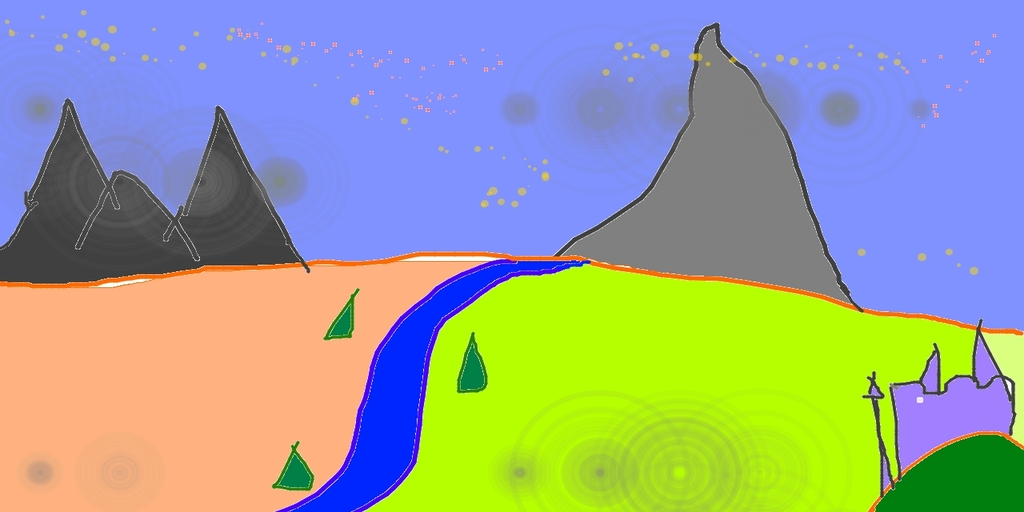
#> input picture 24년도/01-04,05/1.오픈CV기초/sample.jpg, 1024 x 512 px
$ jupyter execute '01. OpenCV기초.ipynb'   (shell and % lines are left out)
#> lines starting #> are read from the running program, lines starting #| are printed output that depends on the picture; after the words box and inside, x2 and y2 are one past the last pixel; in counts of white or black regions, pixels touching at a corner belong together
### <div class="alert alert-block alert-info"> [Part1] openCV란
- OpenCV는 Open Source Computer Vision의 약자로 영상 처리에 사용할 수 있는 오픈 소스 라이브러리 입니다. 컴퓨터가 사람의 눈처럼 인식할 수 있게 처리해주는 역할을 하기도 하며, 우리가 많이 사용하는 카메라 어플에서도 OpenCV가 사용하기도 한다.
    - 공장에서 제품 검사할 때
    - 의료 영상 처리 및 보정 그리고 판단
    - CCTV영상
    - 로보틱스

- openCV는 파이썬에서 이미지를 읽을때 numpy Array로 변환해서 읽음 (참고: PILLOW 모듈은 사용자가 별도로 array로 변환해야함.)
- 파이썬 openCV강좌 보기 (openCV는 딥러닝에 필수인 array 학습용으로만 학습함)
    - https://076923.github.io/posts/Python-opencv-1/

### <div class="alert alert-block alert-info"> [Part2] openCV를 이용한 이미지 읽기 및 출력
- cv2.imread(파일명, 읽기옵션)

[cell 1]
###########################
## 화면출력물보기, 화면 우측 하단에 이미지 창 생성됨
## 이미지 창의 X 표시를 눌러 종료함.
###############################

import cv2
img_color=cv2.imread('sample.jpg', cv2.IMREAD_COLOR)
#> img_color is the input picture: shape (512, 1024, 3); mean B, G, R 152.1, 162.1, 152.3
print(img_color[0])   #openCV는 읽으면서 array로 변환함
#> (printed output is left out)
print(img_color.shape)
#| (512, 1024, 3)

cv2.namedWindow("Window")  # 창이름 지정,  사용자 임의지정, 필수는 아님
cv2.imshow('Window',img_color)
cv2.waitKey(0)  # 사용자가 화면을 닫을때까지 열려있음, 함수 매개 변수로 넣는 키 입력 대기 시간은 ms 단위이고 0이면 무한대기이다.
#cv2.destroyAllwindows()

[cell 2]
###########################
## 화면출력물보기, 화면 우측 하단에 이미지 창 생성됨
## 이미지창의 'x' 또는 키보드의 'a'키를 누르면 종료함
###############################

import cv2
img_color=cv2.imread('sample.jpg', cv2.IMREAD_COLOR)
img_color[0], img_color.shape

cv2.imshow('windows',img_color)  # cv2.imhsow('창이름',이미지파일)
inputKeyValue=cv2.waitKey(0)  # 사용자가 화면을 닫을때까지 열려있음, 함수 매개 변수로 넣는 키 입력 대기 시간은 ms 단위이고 0이면 무한대기이다.
#> (key q is pressed here)

if inputKeyValue==ord('a'):
    print('a키를 누르셨습니다. 종료하겠습니다')
    cv2.destroyWindow('color img') # 'color img'  창닫기
print(inputKeyValue)

#### ascii코드 참고(이코드 가장 하단에 코드있음)

[cell 3]
##  좌표이동 https://diytube.tistory.com/21

import cv2
img_color=cv2.imread('sample.jpg', cv2.IMREAD_COLOR)

x, y = 200, 200
title = 'KeyBoard Control'
img=img_color.copy()

while True:
    cv2.imshow(title, img)
    cv2.moveWindow(title, x, y)
    key = cv2.waitKey(0) & 0xFF # 키보드 입력 대기, 8비트 마스크 처리
#> (key q is pressed here)
    print(key, chr(key))        # 키보드 입력 값, 문자 값 출력
    if key == ord('a'):
        x -= 10                 # a가 입력되면 왼쪽으로 이동

    elif key == ord('s'):
        y += 10                 # s가 입력되면 아래로 이동

    elif key == ord('w'):
        y -= 10                 # d가 입력되면 위로 이동

    elif key == ord('d'):
        x += 10                 # w가 입력되면 오른쪽으로 이동

    elif key == ord('q') or key == 27:

        cv2.destroyWindow(title) # q이거나 esc이면 종료.
        break
    cv2.moveWindow(title, x, y) # 새로운 좌표로 창 이동

[cell 4]
### 효과지정_ 흑백으로 출력하기
## https://076923.github.io/posts/Python-opencv-1/

import cv2
img=cv2.imread('sample.jpg', cv2.IMREAD_COLOR)

gray = cv2.cvtColor(img, cv2.COLOR_BGR2GRAY)
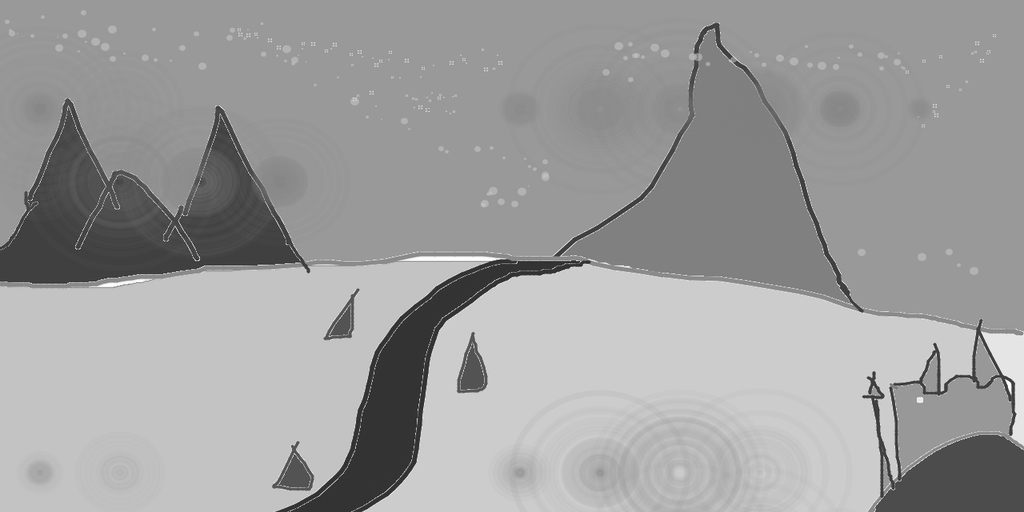
#> gray: shape (512, 1024); min 30, max 255, mean 158
ret,dst = cv2.threshold(gray, 100, 255, cv2.THRESH_BINARY)
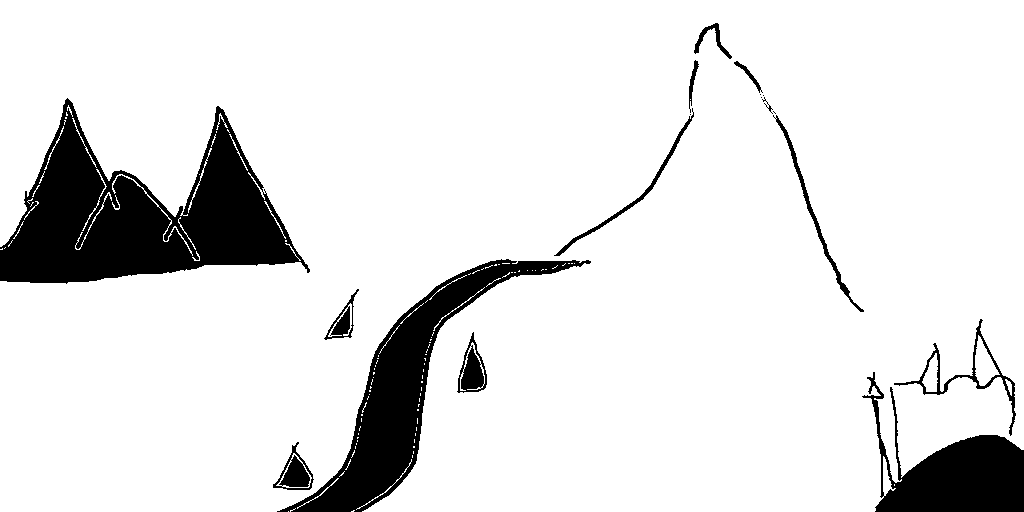
#> dst: shape (512, 1024); 88.8% white; 18 black regions (5 under 20 px), largest, box (x1, y1, x2, y2) and area: (0, 98, 310, 284) 28197, (277, 259, 591, 512) 15663, (862, 372, 1024, 512) 9249
cv2.imshow('sample',dst)
cv2.waitKey(0)

### <div class="alert alert-block alert-info"> [Part3] openCV에서 이미지 cv2.COLOR_BGR2RGB
- 오픈CV는 이미지를 읽을때 rgb를 bgr로 배열함
- 오픈cv의 cv2.imshow 로 출력할때는 openCV에서 자체적으로 rgb로 다시 변환해주시만 plt.imshow로 볼때는 rgb가 아닌 bgr로 출력됨으로
  사용자가 rgb로 변환하여야 함.

[cell 5]
###############################
###
##############################
import cv2
from PIL import Image
import matplotlib.pyplot as plt
plt.rcParams['font.family'] ='Malgun Gothic'  #한글깨짐해결
plt.rcParams['axes.unicode_minus'] =False  # 마이너스 기호 깨짐 방지

plt.figure(figsize=(10,3))
plt.subplot(1,3,1)
img=Image.open('sample.jpg')
plt.imshow(img)
plt.title('rgb이미지, 정상이미지')

plt.subplot(1,3,2)
img=cv2.imread('sample.jpg')
plt.imshow(img)
plt.title('bgr이미지')


plt.subplot(1,3,3)
img=cv2.imread('sample.jpg')
img=cv2.cvtColor(img, cv2.COLOR_BGR2RGB)
plt.imshow(img)
plt.title('openCVrgb이미지, 정상이미지')
#> figure, not shown here; B, G, R data is drawn as R, G, B

[cell 6]
###########################################
### (참고) 사용자가 직접 rgb의 위치값을 변경할수도 있음.
### 이러한 작업을 swap라함 (코딩테스트용)
### swap를 이용한 bgr를 rgb로 변경
#############################################
img=cv2.imread('sample.jpg')   # BGR로 읽힘

class my():
    def BgrRGB(img):
        tmp=img.copy()      #파이썬에선 .copy를 사용하여 swap을 해줌
        img[:,:,0]=tmp[:,:,2]
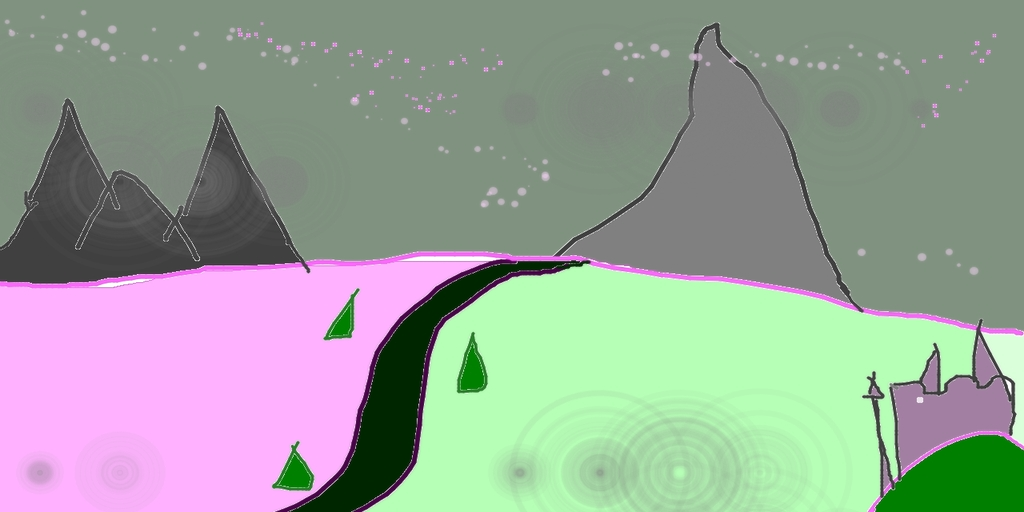
#> img: shape (512, 1024, 3); mean B, G, R 152.3, 162.1, 152.3
        img[:,:,2]=tmp[:,:,0]

        return img

img=my.BgrRGB(img)

plt.imshow(img)

### <div class="alert alert-block alert-info"> [Part4] (참고) 읽기 옵션 함수화

[cell 7]
dog=cv2.imread('dog.jpg')
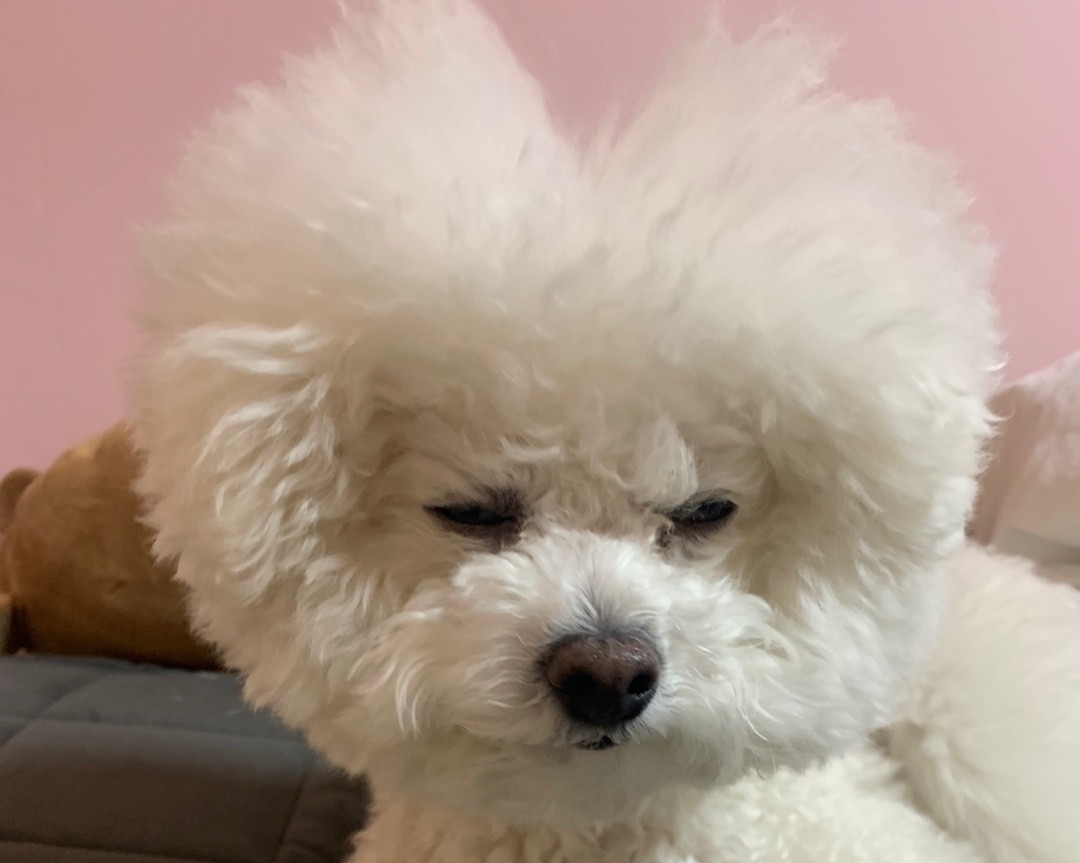
#> input picture 24년도/01-04,05/1.오픈CV기초/dog.jpg, 1080 x 863 px
#> dog is the input picture: shape (863, 1080, 3); mean B, G, R 139.4, 152.9, 172.9
dog=cv2.cvtColor(dog,cv2.COLOR_RGB2BGR)
dog=cv2.resize(dog,dsize=(118-78,40-7),interpolation=cv2.INTER_LINEAR)
#> dog: shape (33, 40, 3)
plt.figure(figsize=(2,2))
plt.imshow(dog)

[cell 8]
import cv2
import matplotlib.pyplot
img=cv2.imread('navi.png')
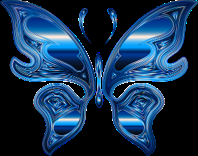
#> input picture 24년도/01-04,05/1.오픈CV기초/navi.png, 198 x 156 px
#> img is the input picture: shape (156, 198, 3); mean B, G, R 80.5, 51.2, 22.5

img=cv2.cvtColor(img,cv2.COLOR_RGB2BGR)
import matplotlib.pyplot as plt
plt.imshow(img[7:40,78:118,:])

[cell 9]
import cv2
img=cv2.imread('navi.png')

img=cv2.cvtColor(img,cv2.COLOR_RGB2BGR)
import matplotlib.pyplot as plt
plt.imshow(img[7:40,78:118,:])

[cell 10]
import cv2
img=cv2.imread('navi.png',cv2.IMREAD_UNCHANGED)
#> img: shape (156, 198, 4)

imggry=cv2.imread('navi.png',0)
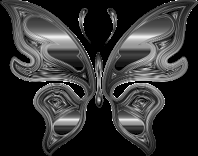
#> imggry: shape (156, 198); min 0, max 255, mean 51.1
#img.shape
img=cv2.imread('navi.png')
img

[cell 11]
import cv2
import matplotlib.pyplot as plt
import numpy as np

imgList=['sample.jpg','pen.png','navi.png']

plt.figure(figsize=(10,3))
for cnt,file in enumerate(imgList):
    img=cv2.imread(file, cv2.IMREAD_COLOR)
    plt.subplot(1,len(imgList),cnt+1)
    plt.imshow(img)
    plt.title('fileName: {0}, \n shape: {1})'.format(file,np.shape(img)))
#> figure, not shown here; B, G, R data is drawn as R, G, B

[cell 12]
########################################
### 함수제작
#########################################

import cv2
import matplotlib.pyplot as plt
import numpy as np

def imgRead(file,option=cv2.IMREAD_COLOR): #option=1
    img=cv2.imread(file,option)
    return img

def chart(imgList,option):
    plt.figure(figsize=(10,3))
    for cnt,file in enumerate(imgList):
        img=imgRead(file,option)
        plt.subplot(1,len(imgList),cnt+1)
        plt.imshow(img)
        plt.title('fileName: {0}, \n shape: {1})'.format(file,np.shape(img)))

imgList=['sample.jpg','pen.png','navi.png']
chart(imgList,-1)
#> figure, not shown here; B, G, R data is drawn as R, G, B

[cell 13]
###################################
### 클래스
### 가능하다면 - 생성자 및 상속으로 변경하여서도 작업하여 봅니다.
###################################
class my:


    def imgRead(file,option=cv2.IMREAD_COLOR): #option=1
        img=cv2.imread(file,option)
        return img

    def chart(imgList,option):
        plt.figure(figsize=(10,3))
        for cnt,file in enumerate(imgList):
            img=imgRead(file,option)
            plt.subplot(1,len(imgList),cnt+1)
            plt.imshow(img)
            plt.title('fileName: {0}, \n shape: {1})'.format(file,np.shape(img)))

imgList=['sample.jpg','pen.png','navi.png']
aa=my
aa.chart(imgList,-1)

### <div class="alert alert-block alert-info"> [Part5] 이미지의 관심영역(ROI)에 대한 처리
-  ROI: (Region of Interest, ROI: 이미지 내에서 관심 영역 )

[cell 14]
import cv2
import matplotlib.pyplot as plt
img=cv2.imread('dog.jpg',cv2.IMREAD_COLOR)   # rgb 3채널로 읽음
img=cv2.cvtColor(img, cv2.COLOR_BGR2RGB)    # plt.imshow로 보기 위하여서 bgr를 rgb로 변환

plt.rcParams['font.family'] ='Malgun Gothic'  #한글깨짐해결
plt.rcParams['axes.unicode_minus'] =False  # 마이너스 기호 깨짐 방지

plt.figure(figsize=(10,3))
plt.subplot(1,3,1)
plt.imshow(img)
plt.title('원본이미지')

plt.subplot(1,3,2)
roi=img[400:600, 250:500]
plt.imshow(roi)
plt.title('행(400:600), 열(250:500)')

plt.subplot(1,3,3)
roi=img[600:, 500:]
#> roi: shape (263, 580, 3)
plt.imshow(roi)
plt.title('행(600이후), 열(500이후)')

###  5-1 이미지의 일정 영역 검정색으로

[cell 15]
import cv2
import matplotlib.pyplot as plt
img=cv2.imread('dog.jpg',cv2.IMREAD_COLOR)   # rgb 3채널로 읽음
img=cv2.cvtColor(img, cv2.COLOR_BGR2RGB)    # plt.imshow로 보기 위하여서 bgr를 rgb로 변환


plt.figure(figsize=(10,3))
plt.subplot(1,3,1)
plt.imshow(img)
plt.title('원본이미지')

plt.subplot(1,3,2)
img[400:600, 250:500]=0   # 이 영역에 흰색(0,0,0)으로 변경
plt.imshow(img)
plt.title('행(400:600), 열(250:500)')

plt.subplot(1,3,3)
img[600:, 500:]=255      # 위에 일정영역은 흰색으로 변경되었고, 또 600:,500: 이후는 검정색 255로 변경됨
plt.imshow(img)
plt.title('행(600이후), 열(500이후)')

#####  5-2 다른 이미지 넣기

[cell 16]
img=cv2.imread('sample.jpg',cv2.IMREAD_COLOR)   # rgb 3채널로 읽음
img=cv2.cvtColor(img, cv2.COLOR_BGR2RGB)    # plt.imshow로 보기 위하여서 bgr를 rgb로 변환
dog=cv2.imread('dog.jpg', cv2.IMREAD_COLOR)
dog=cv2.cvtColor(dog, cv2.COLOR_BGR2RGB)
dog=cv2.resize(dog, (600-200,400-100))
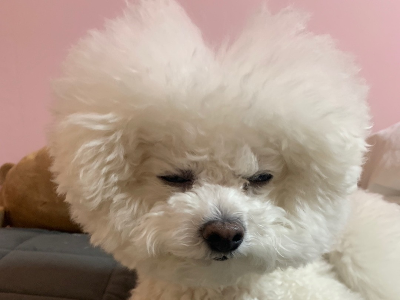
#> dog: shape (300, 400, 3); mean R, G, B 172.8, 152.8, 139.3


plt.figure(figsize=(10,3))
plt.subplot(1,3,1)
plt.imshow(img)

plt.subplot(1,3,2)
roi=img[100:400, 200:600]
#> roi: shape (300, 400, 3)
img[100:400,200:600]=dog
#> img: shape (512, 1024, 3)
plt.imshow(img)

##### [5-3] 이미지의 일정영역에 사진효과넣기
- 사진의 일정영역을 잘라낸뒤
- 잘라낸 사진에 효과(블러,모자이크등)를 주고
- 그 사진을 다시 원래이미지에 위치하게 함

[cell 17]
img=cv2.imread('sample.jpg',cv2.IMREAD_COLOR)   # rgb 3채널로 읽음
img=cv2.cvtColor(img, cv2.COLOR_BGR2RGB)    # plt.imshow로 보기 위하여서 bgr를 rgb로 변환

plt.figure(figsize=(10,3))
plt.subplot(1,4,1)
plt.imshow(img)


plt.subplot(1,4,2)
roi=img[100:400, 200:600]
plt.imshow(roi)

roi = cv2.blur(roi, (90, 90), anchor=(-1, -1), borderType=cv2.BORDER_DEFAULT)
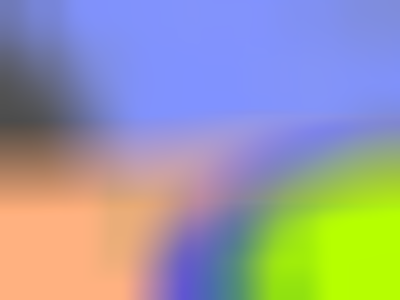
#> roi: shape (300, 400, 3); mean R, G, B 153, 154.8, 164
plt.subplot(1,4,3)
plt.imshow(roi)

img[100:400, 200:600]=roi
plt.subplot(1,4,4)
plt.imshow(img)

#### [5-4]이미지를 네모 영역으로 그리기
- 구글검색 'openCV 사각형 그리기'

[cell 18]
import cv2
import matplotlib.pyplot as plt
img=cv2.imread('dog.jpg',cv2.IMREAD_COLOR)   # rgb 3채널로 읽음
img=cv2.cvtColor(img, cv2.COLOR_BGR2RGB)


### 0,200 은  시작하는 왼쪽 위치가 0, 시작하는 위쪽 위치가 200 (즉 시작하는 x,y 가 0,200)
### 700,500은 끝나는 오른쪽 위치가 700, 끝나는 아래쪽 위치가500 (즉 끝나는 x,y 가  700,500)
tmp=cv2.rectangle(img,(0,200),(700,500),(255,0,0),3)
plt.imshow(tmp)

#### [5-5]이미지를 다각형 영역으로 작업하기
- 다각형은  각점(행,열 위치), 각점....을 연결하는 도형을 의미함.
    - https://csshark.tistory.com/191

[cell 19]
import numpy as np
img=np.zeros((20,20,3),np.uint8)

plt.figure(figsize=(10,3))
point=np.array([[3,1],[12,5],[15,17]], np.int32)  # 3열1행(왼쪽에서3번째,위에서1), 12열5행, 15열17행

plt.subplot(1,2,1)
canvas=cv2.polylines(img,[point],False,(255,0,0))
plt.imshow(canvas)
plt.title('열린 폴리선')


plt.subplot(1,2,2)
canvas=cv2.polylines(img,[point],True,(255,0,0))
plt.imshow(canvas)
plt.title('닫힌 폴리선')
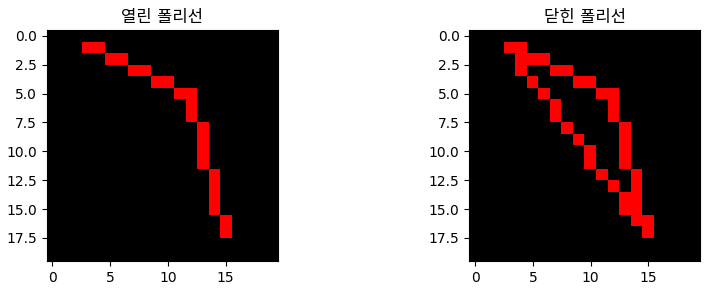
#> figure drawn by matplotlib, 2 panels

[cell 20]
##################################
### 아래 이미지에서 빨간색 선 도형
####################################
import numpy as np
img=cv2.imread('sample.jpg',cv2.IMREAD_COLOR)   # rgb 3채널로 읽음
img=cv2.cvtColor(img, cv2.COLOR_BGR2RGB)    # plt.
point=np.array([[50,100],[40,110],[30,130],[0,250],[200,250],[180,200],[50,100]], np.int32)

plt.figure(figsize=(10,3))
plt.subplot(1,2,1)
aa=cv2.polylines(img,[point],True, (255,0,0))
plt.imshow(aa)

plt.subplot(1,2,2)
aa=cv2.fillConvexPoly(img,point,(255,0,0))
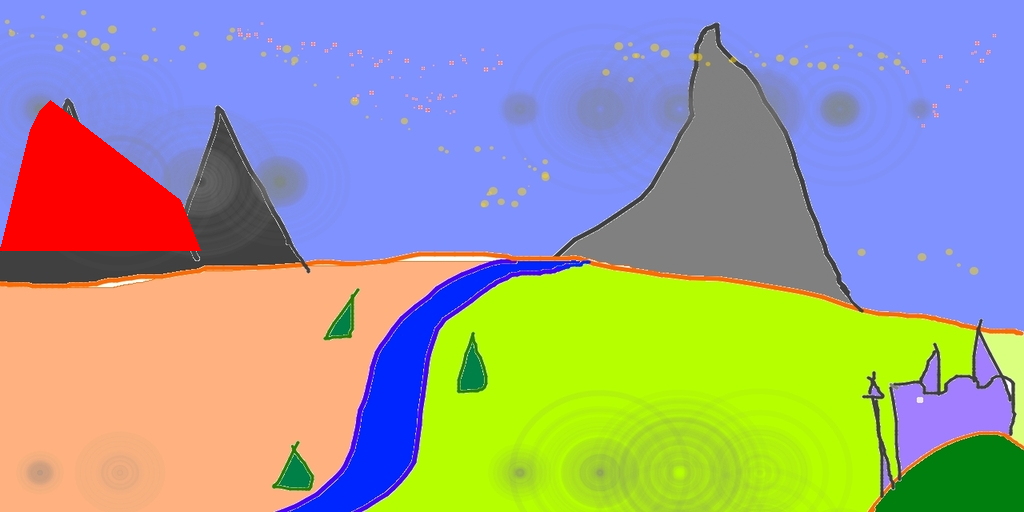
#> aa: shape (512, 1024, 3); mean R, G, B 158.1, 158.8, 148.2
plt.imshow(aa)

### <div class="alert alert-block alert-info"> [참고] ASCII코드
- charList='a A b B d e'.split(' ')

- for i in charList:
-    print('[char] {0} --> asciicode {1}'.format(i,ord(i)))

- print('-'*50)
- for i in range(65,70):
    print('[ascii] {0} --> char {1}'.format(i,chr(i)))

[cell 21]
charList='a A b B d e'.split(' ')

for i in charList:
    print('[char] {0} --> asciicode {1}'.format(i,ord(i)))

print('-'*50)
for i in range(65,70):
    print('[ascii] {0} --> char {1}'.format(i,chr(i)))
